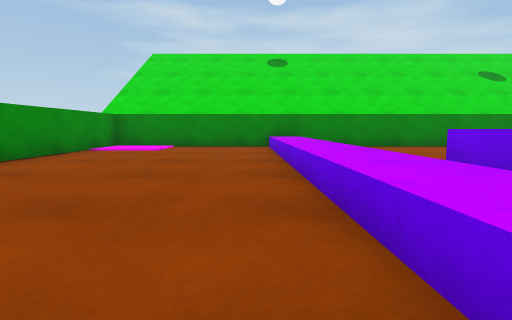
View 1 (above)

16 first-person views from a walk through a Unity game level. The camera is 0.59 m above the floor, tilts 6° down and sees 80° across. The floor is counted in squares, 1 m on a side. Each view is taken from the middle of a square. On the plan, view 1 faces up. The plan holds only what a view shows up to about 9 squares ahead; the rest is blank. The place goes on beyond the plan. The player is left out. Surface patterns are stand-ins for the level's own textures.

View 2
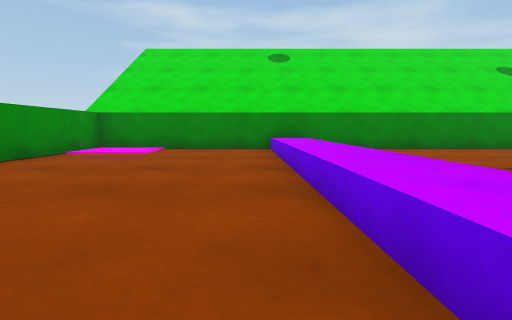

View 3
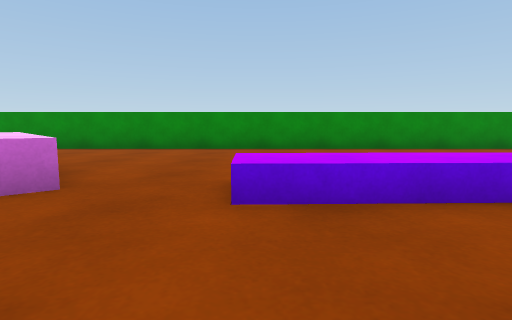

View 4
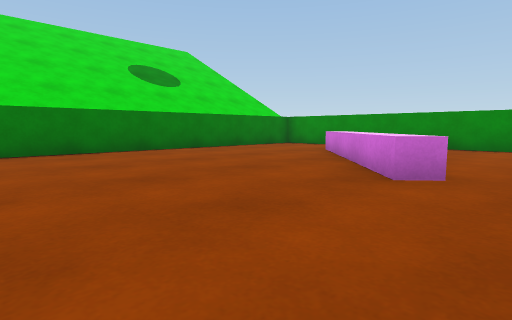

View 5
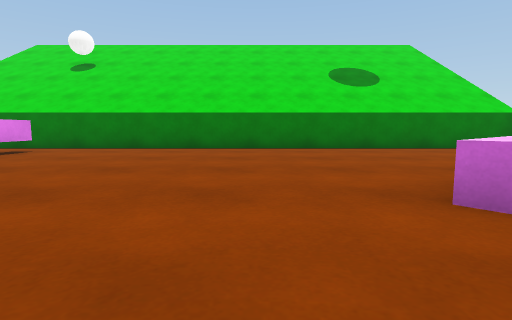

View 6
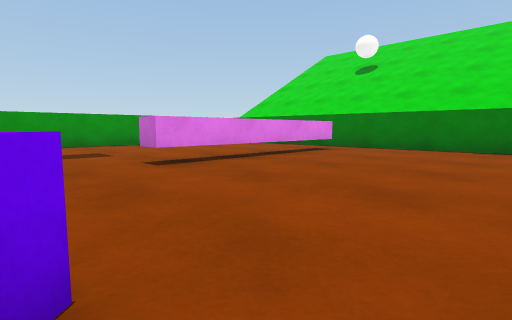

View 7
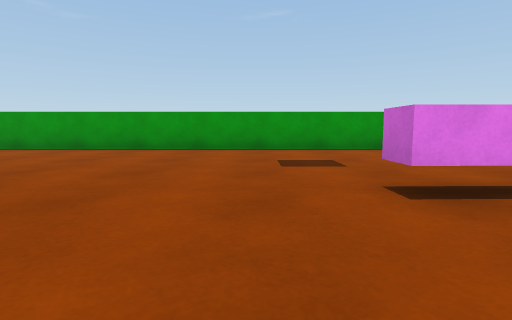

View 8
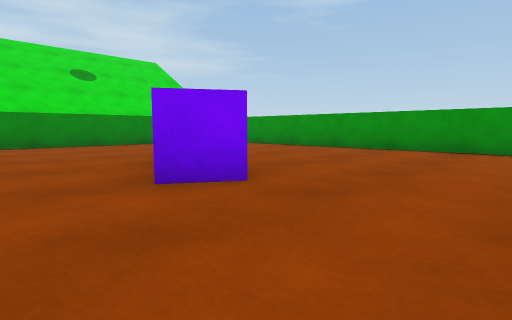

View 9
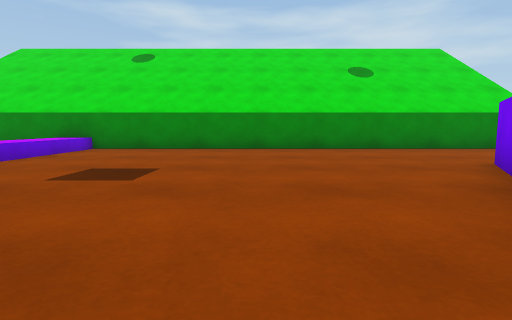

View 10
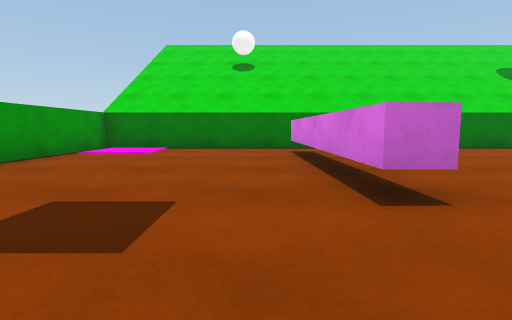

View 11
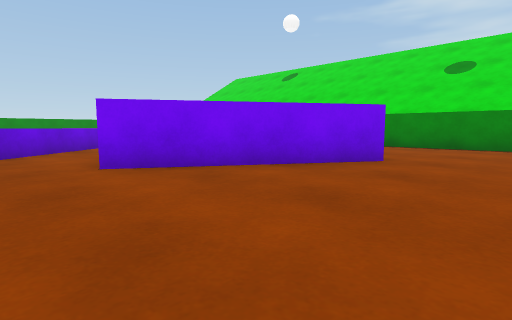

View 12
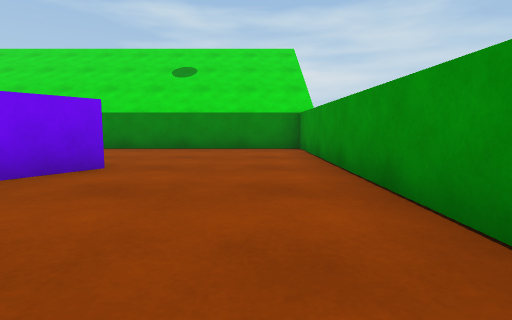

View 13
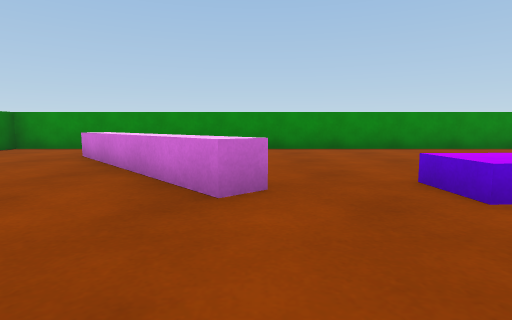

View 14
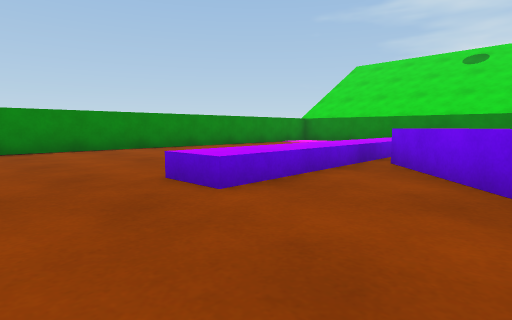

View 15
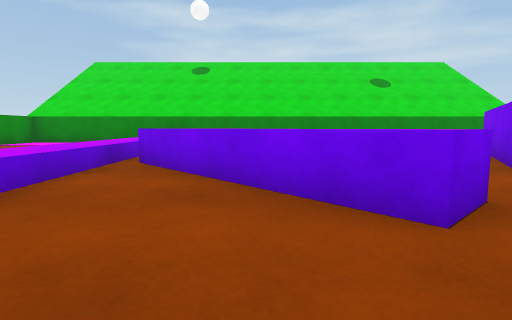

View 16
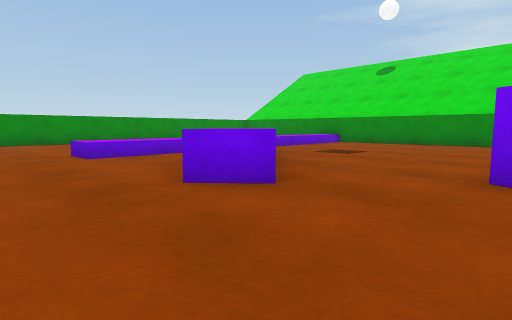

### Floor plan
Key: @ floor where view 1 was taken; # wall or solid block; . main floor; : floor 0.05 m higher than the main floor; = window, fence, low wall or low ledge; ^ raised ledge.
Columns run from 5 left of view 1 to 14 right of it. Each row starts with its distance up from view 1.
 10 ####################
  9 #::...^............#
  8 #::...^............#
  7 #.....^............#
  6 #.....^............#
  5 #.....^........#...#
  4 #.....^.=.....##...#
  3 #.....^^^....##....#
  2 #.....^.^^...#.....#
  1 #.....^..^^........#
  0 #....@^...^=.......#
 -1 #..................#
 -2 #.....^............#
 -3 #....^^.......^....#
 -4 #...^.........^....#
 -5 #..^..........^....#
 -6 #.............^....#
 -7 #.............^...:#
 -8 #.................:#
 -9 ##################^^

Positions as (right, up) in squares from view 1, and headings:
1: (0, 0), facing up
2: (0, 1), facing up
3: (4, 0), facing left
4: (5, -1), facing down-left
5: (3, 0), facing down
6: (4, 0), facing down-right
7: (6, -1), facing right
8: (6, -1), facing up-right
9: (6, 1), facing up
10: (10, 0), facing down
11: (13, 0), facing up-left
12: (13, 1), facing up
13: (4, -2), facing left
14: (4, -2), facing up-left
15: (4, -2), facing up
16: (8, -2), facing up-left
